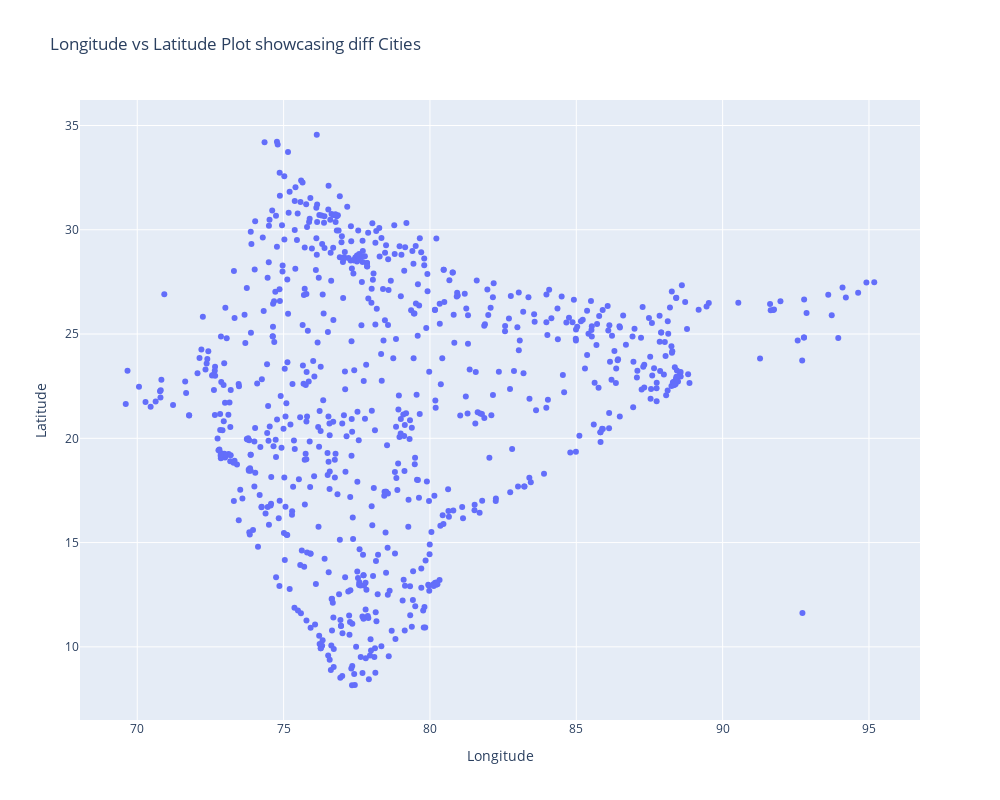

Here is the notebook cell this chart was saved with:
### Code cell
import plotly.express as px

fig = px.scatter(df,x='Longitude',y='Latitude',title='Longitude vs Latitude Plot showcasing diff Cities',width=1000,height=800,hover_name='City')
fig.show()

### Figure 1 — Plotly figure (JSON) as saved in the notebook; plotly's stock layout.template omitted (floating-point values rounded to 4 significant figures; data arrays with more than 128 entries replaced by an {"elided": "..."} marker saying what was removed)
{"data": [{"hovertemplate": "<b>%{hovertext}</b><br><br>Longitude=%{x}<br>Latitude=%{y}<extra></extra>", "hovertext": {"elided": "791 str values"}, "legendgroup": "", "marker": {"color": "#636efa", "symbol": "circle"}, "mode": "markers", "name": "", "orientation": "v", "showlegend": false, "x": {"elided": "791 float values"}, "xaxis": "x", "y": {"elided": "791 float values"}, "yaxis": "y", "type": "scatter"}], "layout": {"xaxis": {"anchor": "y", "domain": [0, 1], "title": {"text": "Longitude"}}, "yaxis": {"anchor": "x", "domain": [0, 1], "title": {"text": "Latitude"}}, "legend": {"tracegroupgap": 0}, "title": {"text": "Longitude vs Latitude Plot showcasing diff Cities"}, "height": 800, "width": 1000}}
